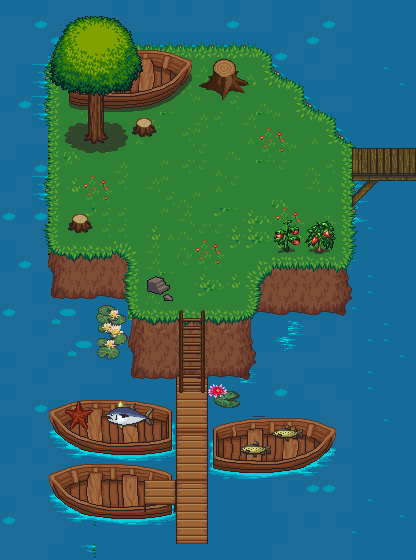

A 2D game scene composited from a Tiled map and its tileset images. What follows is a short description and the map's XML, with each tile layer's data collapsed to a summary:
An orthogonal 26x35 tile map with 16x16 px tiles, 3 tile layers (ground, top1, top2), 6 tilesets and 10 objects.

<map version="1.0" orientation="orthogonal" renderorder="right-down" width="26" height="35" tilewidth="16" tileheight="16" nextobjectid="277">
 <tileset firstgid="1" name="start" tilewidth="16" tileheight="16" tilecount="1024" columns="32">
  <image source="tilesets/trees_plants_rocks.png" width="512" height="512" />
 </tileset>
 <tileset firstgid="1025" name="terrain_atlas" tilewidth="16" tileheight="16" tilecount="4096" columns="64">
  <image source="tilesets/terrain_atlas.png" width="1024" height="1024" />
 </tileset>
 <tileset firstgid="5121" name="base_out_atlas" tilewidth="16" tileheight="16" tilecount="4096" columns="64">
  <image source="tilesets/base_out_atlas.png" width="1024" height="1024" />
 </tileset>
 <tileset firstgid="9217" name="plant repack" tilewidth="16" tileheight="16" tilecount="676" columns="26">
  <image source="tilesets/plant repack.png" width="416" height="416" />
 </tileset>
 <tileset firstgid="9893" name="town" tilewidth="16" tileheight="16" tilecount="1024" columns="32">
  <image source="tilesets/town.png" width="512" height="512" />
 </tileset>
 <tileset firstgid="10917" name="obj_misk_atlas" tilewidth="16" tileheight="16" tilecount="4096" columns="64">
  <image source="tilesets/obj_misk_atlas.png" width="1024" height="1024" />
 </tileset>
 <layer name="ground" width="26" height="35">
  <data>[910 cells, 910 non-empty, 95 distinct tile ids]</data>
 </layer>
 <layer name="top1" width="26" height="35">
  <data>[910 cells, 217 non-empty, 152 distinct tile ids]</data>
 </layer>
 <layer name="top2" width="26" height="35">
  <data>[910 cells, 158 non-empty, 143 distinct tile ids]</data>
 </layer>
 <objectgroup name="barrieren">
  <object id="270" x="416" y="176">
   <polyline points="0,0 -64,0 -64,32 -128,48 -160,96 -160,128 -176,144 -208,144 -208,368 -240,368 -240,336 -336,336 -368,304 -336,288 -272,288 -241,296 -240,144 -272,144 -288,128 -288,96 -304,80 -368,80 -368,-32 -320,-32 -272,-48 -192,-96 -128,-96 -64,-32 0,-32" />
  </object>
 </objectgroup>
 <objectgroup name="schatztruhen">
  <object id="268" x="80" y="480" width="16" height="16">
   <properties>
    <property name="Inhalt" value="FoliantZauberW" />
    <property name="nachbedtrue" value="13" />
    <property name="typ" value="1" />
    <property name="vorbedtrue" value="12" />
   </properties>
  </object>
  <object id="269" x="192" y="528" width="16" height="16">
   <properties>
    <property name="Inhalt" value="Nahrung2" />
    <property name="typ" value="2" />
   </properties>
  </object>
 </objectgroup>
 <objectgroup name="enemyHumanoid">
  <object id="272" x="128" y="160" width="16" height="16">
   <properties>
    <property name="typ" value="raider-1" />
   </properties>
  </object>
  <object id="273" x="144" y="208" width="16" height="16">
   <properties>
    <property name="typ" value="raider-1" />
   </properties>
  </object>
  <object id="274" x="158" y="187" width="16" height="16">
   <properties>
    <property name="typ" value="raider-3" />
   </properties>
  </object>
  <object id="275" x="96" y="160" width="16" height="16">
   <properties>
    <property name="typ" value="raider-2" />
   </properties>
  </object>
  <object id="276" x="160" y="240" width="16" height="16">
   <properties>
    <property name="typ" value="raider-2" />
   </properties>
  </object>
 </objectgroup>
 <objectgroup name="areaborder">
  <object id="259" x="352" y="183">
   <properties>
    <property name="ausgang" value="ost" />
    <property name="nextMap" value="12" />
   </properties>
   <polyline points="48,-48 48,0" />
  </object>
 </objectgroup>
 <objectgroup name="startpunkt">
  <object id="271" x="371" y="153" width="16" height="16">
   <properties>
    <property name="start" value="ost" />
   </properties>
  </object>
 </objectgroup>
</map>
